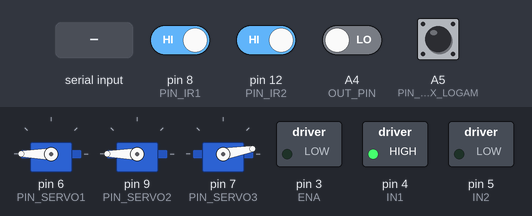
Bench run of a sketch on a simulated Arduino Uno, built with avr-gcc and run on an emulated ATmega328P. Shown: 3 × servo, switched loads named in the sketch (green lamp = pin HIGH). The test bench sets the inputs (shaded band); at power-on: A5 (PIN_PROX_LOGAM), pin 8 (PIN_IR1), pin 12 (PIN_IR2) HIGH, A4 (OUT_PIN) LOW. Pins used as bus, display or sensor lines are not drawn.

Above: at 1.2 s.
1.3 s: "1" received over the second serial link
At 2.2 s:
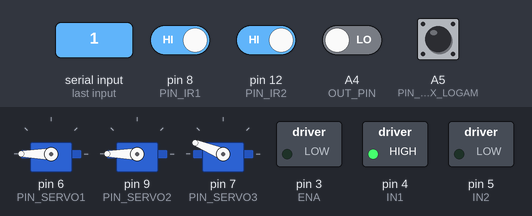
2.8 s: "E" received over the second serial link
At 4.4 s:
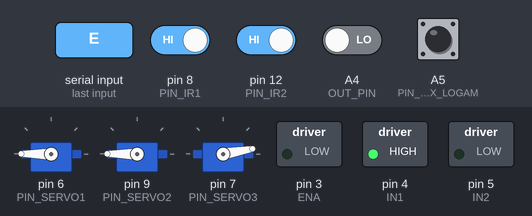
Timing chart, 0 to 5.9 s (numbered marks = the images above; inputs shaded):
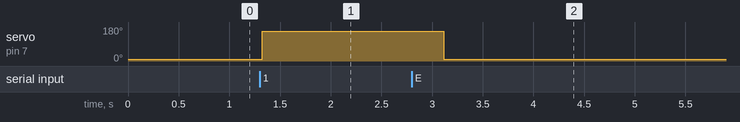

The sketch:

arduinouno.ino
```cpp
#include <SoftwareSerial.h>
#include <Servo.h>

SoftwareSerial espSerial(10, 11);

Servo servo1;
Servo servo2;
Servo servo3;

const int ENA = 3;
const int IN1 = 4;
const int IN2 = 5;

const int PIN_SERVO1 = 6;
const int PIN_SERVO2 = 9;
const int PIN_SERVO3 = 7;

const int PIN_IR1 = 8;
const int PIN_IR2 = 12;

const int PIN_PROX_LOGAM = A5;

const int S0 = A0;
const int S1 = A1;
const int S2 = A2;
const int S3 = A3;
const int OUT_PIN = A4;

const int THRESHOLD_FILTER = 15;
const int JUMLAH_SAMPEL = 10;

bool statusHMI = false;
bool statusEmergency = false;

unsigned long waktuMulai = 0;
unsigned long waktuDeteksiWarna = 0;
int faseSistem = 0;

bool servoAwal = true;
bool menungguServo = false;

bool tungguIR1 = false;
bool tungguIR2 = false;

bool modeLogam = false;

int r_val = 0;
int b_val = 0;
int warnaVal = 0;
int pwmMotor = 0;

int statServo1 = 0;
int statServo2 = 0;
int statServo3 = 0;
int statProx = 0;
int statIR1 = 0;
int statIR2 = 0;
int statMotor = 0;

unsigned long timerKirimData = 0;
unsigned long timerServoAwal = 0; bool isServoAwalAktif = false;
unsigned long timerServoAkhir = 0; bool isServoAkhirAktif = false;
unsigned long timerServo1 = 0; bool isServo1Aktif = false;
unsigned long timerServo2 = 0; bool isServo2Aktif = false;
unsigned long timerLogam = 0; int stateLogam = 0;

void setup() {
  Serial.begin(9600);
  espSerial.begin(9600);

  servo1.attach(PIN_SERVO1); servo1.write(180);
  servo2.attach(PIN_SERVO2); servo2.write(180);
  servo3.attach(PIN_SERVO3, 500, 2500); servo3.write(10);

  pinMode(ENA, OUTPUT); pinMode(IN1, OUTPUT); pinMode(IN2, OUTPUT);
  pinMode(S0, OUTPUT); pinMode(S1, OUTPUT); pinMode(S2, OUTPUT); pinMode(S3, OUTPUT);
  pinMode(OUT_PIN, INPUT);

  pinMode(PIN_IR1, INPUT); pinMode(PIN_IR2, INPUT); pinMode(PIN_PROX_LOGAM, INPUT);

  digitalWrite(S0, HIGH); digitalWrite(S1, LOW);
  digitalWrite(IN1, HIGH); digitalWrite(IN2, LOW);
}

int bacaFrekuensiWarna(int s2_val, int s3_val) {
  digitalWrite(S2, s2_val); digitalWrite(S3, s3_val); delay(10);
  long totalFrekuensi = 0;
  for (int i = 0; i < JUMLAH_SAMPEL; i++) totalFrekuensi += pulseIn(OUT_PIN, LOW, 20000);
  return totalFrekuensi / JUMLAH_SAMPEL;
}

void kirimDataKeESP() {
  statProx  = (digitalRead(PIN_PROX_LOGAM) == LOW) ? 1 : 0;
  statIR1   = (digitalRead(PIN_IR1) == LOW) ? 1 : 0;
  statIR2   = (digitalRead(PIN_IR2) == LOW) ? 1 : 0;
  statMotor = (pwmMotor > 0) ? 1 : 0;

  espSerial.print(r_val); espSerial.print(","); espSerial.print(b_val); espSerial.print(",");
  espSerial.print(warnaVal); espSerial.print(","); espSerial.print(statServo1); espSerial.print(",");
  espSerial.print(statServo2); espSerial.print(","); espSerial.print(statServo3); espSerial.print(",");
  espSerial.print(statProx); espSerial.print(","); espSerial.print(statIR1); espSerial.print(",");
  espSerial.print(statIR2); espSerial.print(","); espSerial.println(statMotor);
}

void loop() {
  while (espSerial.available()) {
    char inChar = espSerial.read();

    if (inChar == 'E') {
      statusEmergency = true;
      statusHMI = false;
      faseSistem = 0;

      // --- PERUBAHAN: Kembalikan servo ke posisi awal layaknya tombol OFF ---
      servo1.write(180);
      servo2.write(180);
      servo3.write(10);

      pwmMotor = 0;
      analogWrite(ENA, 0);

      statServo1 = 0; statServo2 = 0; statServo3 = 0;
      menungguServo = false; tungguIR1 = false; tungguIR2 = false; modeLogam = false;
      isServoAwalAktif = false; isServoAkhirAktif = false;
      isServo1Aktif = false; isServo2Aktif = false; stateLogam = 0;
    }
    else if (inChar == 'C') {
      statusEmergency = false;
    }

    if (!statusEmergency) {
      if (inChar == '1' && !statusHMI) {
        statusHMI = true; servoAwal = true;
      }
      else if (inChar == '0' && statusHMI) {
        statusHMI = false; faseSistem = 0;
        servo1.write(180); servo2.write(180); servo3.write(10);
        statServo1 = 0; statServo2 = 0; statServo3 = 0;
        menungguServo = false; tungguIR1 = false; tungguIR2 = false; modeLogam = false;
        isServoAwalAktif = false; isServoAkhirAktif = false;
        isServo1Aktif = false; isServo2Aktif = false; stateLogam = 0;
      }
    }
  }

  if (statusEmergency) {
    pwmMotor = 0; analogWrite(ENA, 0);
    r_val = 0; b_val = 0; warnaVal = 0;
  }
  else {
    if (statusHMI == true) {
      if (servoAwal && !isServoAwalAktif) {
        statServo3 = 1; kirimDataKeESP(); analogWrite(ENA, 0); servo3.write(158);
        isServoAwalAktif = true; timerServoAwal = millis();
      }
      if (isServoAwalAktif && (millis() - timerServoAwal >= 3000)) {
        servo3.write(10); statServo3 = 0; kirimDataKeESP(); servoAwal = false; isServoAwalAktif = false;
      }

      if (menungguServo && !isServoAkhirAktif && (millis() - waktuDeteksiWarna >= 5000)) {
        statServo3 = 1; kirimDataKeESP(); analogWrite(ENA, 0); servo3.write(158);
        isServoAkhirAktif = true; timerServoAkhir = millis();
      }
      if (isServoAkhirAktif && (millis() - timerServoAkhir >= 3000)) {
        servo3.write(10); statServo3 = 0; kirimDataKeESP(); menungguServo = false; isServoAkhirAktif = false;
      }

      if (tungguIR1 && !isServo1Aktif && digitalRead(PIN_IR1) == LOW) {
        statServo1 = 1; kirimDataKeESP(); servo1.write(0); isServo1Aktif = true; timerServo1 = millis();
      }
      if (isServo1Aktif && (millis() - timerServo1 >= 1000)) {
        servo1.write(180); statServo1 = 0; kirimDataKeESP(); tungguIR1 = false; isServo1Aktif = false;
      }

      if (tungguIR2 && !isServo2Aktif && digitalRead(PIN_IR2) == LOW) {
        statServo2 = 1; kirimDataKeESP(); servo2.write(0); isServo2Aktif = true; timerServo2 = millis();
      }
      if (isServo2Aktif && (millis() - timerServo2 >= 1000)) {
        servo2.write(180); statServo2 = 0; kirimDataKeESP(); tungguIR2 = false; isServo2Aktif = false;
      }

      if (modeLogam && stateLogam == 0 && digitalRead(PIN_IR2) == LOW) {
        stateLogam = 1; timerLogam = millis();
      }
      if (stateLogam == 1 && (millis() - timerLogam >= 1000)) {
        statServo3 = 1; kirimDataKeESP(); analogWrite(ENA, 0); servo3.write(158); stateLogam = 2; timerLogam = millis();
      }
      if (stateLogam == 2 && (millis() - timerLogam >= 3000)) {
        servo3.write(10); statServo3 = 0; kirimDataKeESP(); modeLogam = false; stateLogam = 0;
      }

      if (faseSistem == 0) {
        if (digitalRead(PIN_PROX_LOGAM) == LOW && !modeLogam) {
          pwmMotor = 0; faseSistem = 1; waktuMulai = millis(); modeLogam = true; warnaVal = 3;
        }
        else if (!modeLogam) {
          int r_freq = bacaFrekuensiWarna(LOW, LOW);
          int b_freq = bacaFrekuensiWarna(LOW, HIGH);
          r_val = constrain(map(r_freq, 120, 25, 0, 100), 0, 100);
          b_val = constrain(map(b_freq, 120, 25, 0, 100), 0, 100);

          if (r_val > b_val && (r_val - b_val) > THRESHOLD_FILTER) warnaVal = 1;
          else if (b_val > r_val && (b_val - r_val) > THRESHOLD_FILTER) warnaVal = 2;
          else warnaVal = 0;

          if (warnaVal == 1 || warnaVal == 2) {
            pwmMotor = 0; faseSistem = 1; waktuMulai = millis(); waktuDeteksiWarna = millis(); menungguServo = true;
            if (warnaVal == 1) tungguIR1 = true; else if (warnaVal == 2) tungguIR2 = true;
          } else pwmMotor = 200;
        }
      }
      else if (faseSistem == 1) {
        pwmMotor = 0;
        if (millis() - waktuMulai >= 1000) { faseSistem = 2; waktuMulai = millis(); warnaVal = 0; pwmMotor = 200; }
      }
      else if (faseSistem == 2) {
        pwmMotor = 200; r_val = 0; b_val = 0; warnaVal = 0;
        if (millis() - waktuMulai >= 2000) faseSistem = 0;
      }
    } else {
      pwmMotor = 0; r_val = 0; b_val = 0; warnaVal = 0;
    }

    if (isServoAwalAktif || isServoAkhirAktif || stateLogam == 2) pwmMotor = 0;
    analogWrite(ENA, pwmMotor);
  }

  if (millis() - timerKirimData >= 100) {
    kirimDataKeESP();
    timerKirimData = millis();
  }
}
```

Measured:
- after the input at 1.3 s, servo on pin 7 (PIN_SERVO3): 10° → 158° at once
- after the input at 2.8 s, pin 3 (ENA): stays LOW (without the input it goes to HIGH after 2.1 s); servo on pin 7 (PIN_SERVO3): 158° → 10° after 0.31 s instead of 1.7 s
